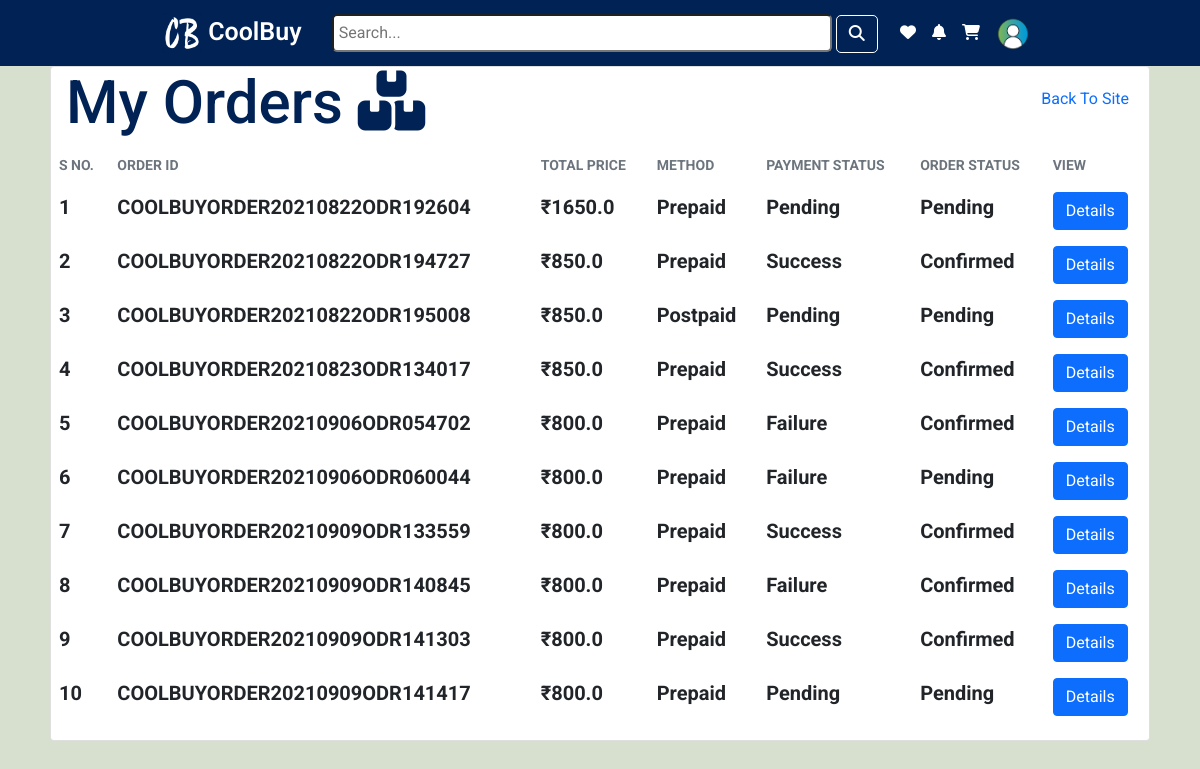
The page /my_orders/ (signed in) on the database its author committed.
### accounts/models.py (models this page shows, shortened)
class Profile(models.Model):
    user = models.OneToOneField(User ,on_delete=models.CASCADE,)
    profile_pic = models.ImageField(upload_to='profile_pics', default='default.png', blank=False, null=True)
    first_name = models.CharField(max_length=50, blank=True)
    last_name = models.CharField(max_length=75, blank=True)
    dob = models.DateField(blank=True, null=True)
    joined_date = models.DateTimeField(default=timezone.now,editable=False)
    update_at = models.DateTimeField(auto_now=True)
    email_confirmed = models.BooleanField(default=False)

### order/models.py (models this page shows, shortened)
class Order(models.Model):
    status_choices = (
        (1, 'PENDING'),
        (2, 'CONFIRMED'),
        (3, 'PACKED'),
        (4, 'SHIPPED'),
        (5, 'IN WAY'),
        (6, 'ARRIVED DESTINATION'),
        (7, 'RECIEVED'),
        (8, 'COMPLETED')
    )
    payment_status_choices = (
        (1, 'SUCCESS'),
        (2, 'FAILURE' ),
        (3, 'PENDING'),
    )
    user = models.ForeignKey(User, on_delete=models.CASCADE,)
    address = models.ForeignKey(Address, default= True, on_delete=models.CASCADE)
    status = models.IntegerField(choices = status_choices, default=1)
    method = models.CharField(max_length=50, blank=False,)
    total_price = models.FloatField(blank=False, default=0)
    payment_status = models.IntegerField(choices = payment_status_choices, default=3)
    order_id = models.CharField(unique=True, max_length=200, null=True, default=None)
    datetime_of_payment = models.DateTimeField(default=timezone.now)
    created_at = models.TimeField(auto_now=True, editable=False)
    razorpay_order_id = models.CharField(max_length=1000, null=True, blank=True)
    razorpay_payment_id = models.CharField(max_length=1000, null=True, blank=True)
    razorpay_signature = models.CharField(max_length=1000, null=True, blank=True)

### order/views.py (the view)
# urls.py: path('my_orders/', Myorder.as_view(),name='myorders'),
@method_decorator(login_required, name='dispatch')
class Myorder(View):
    def get (self, request):
        order = Order.objects.filter(user=request.user)
        return render(request, 'my_order.html', {'user_order': order })

### products/templatetags/custom.py (called while the page is built)
@register.filter(name='currency')
def currency(number):
    return '₹'+str(number)

### order/templates/my_order.html (shortened to what this page needs)
{% load static %}
{% load cart %}
{% load custom %}
<!DOCTYPE html>
<html lang="en">
<head>
    <link rel="stylesheet" href="{% static 'bootcss/bootstrap.min.css' %}">
    <link rel="stylesheet" href="{% static 'myorder.css' %}">
</head>
<body>
    <nav class="navbar navbar-expand-lg navbar-light" style="background-color: #025;">
      <div class="container-fluid">
        <a class="navbar-brand text-white" href="{% url 'accounts:home' %}" style="font-size: 25px; font-weight:600;">
          <img src="{% static 'image/logo/logo.png' %}" class="d-inline-block align-text-center"
            style="margin-left: 150px; height: 40px;">
          CoolBuy
        </a>
        <div class="navbar-nav">
          <form class="form-inline">
            <input class="search" type="search" placeholder="Search..." aria-label="Search" required>
            <button class="btn sea btn-outline-primary"><i class="fas fa-search text-white"></i></button>
          </form>
        </div>
    {% if user.is_authenticated %}
      <div class="navbar-nav">
        <a href="#" class="nav-link text-white text-center"><i class="fas fa-heart"></i></a>
          <a href="#" class="nav-link text-white text-center"><i class="fas fa-bell"></i></a>
          <a class="nav-link text-white" href="#"><i class="fas fa-shopping-cart"></i></a>
          <div class="dropdown">
          <img class="nav-link dropdown-toggle" href="#" id="navbarDarkDropdownMenuLink" role="button" data-bs-toggle="dropdown" aria-expanded="false" style="height:50px; border-radius: 50%; margin-right:150px;"
            src="{{ user.profile.profile_pic.url }}">
          </div>
      </div>
        {% endif %}
      </div>
    </nav>
            <div class="col-lg-11">
                <div class="card">
                    <div class="table-responsive">
                        <table class="table table-borderless table-shopping-cart">
                            <thead class="text-muted">
                              <h1 style="font-size: 60px; color:#025; margin-left:15px; float:left;">My Orders <i class="fas fa-boxes"></i></h1>
                              <a href="#"  style="float: right; margin-top:20px; margin-right: 20px;">Back To Site </a>
                                <tr class="small text-uppercase">
                                  <th scope="col">S NO.</th>
                                    <th scope="col">Order Id</th>
                                    <th scope="col">Total Price</th>
                                    <th scope="col">Method</th>
                                    <th scope="col">Payment Status</th>
                                    <th scope="col">Order Status</th>
                                    <th scope="col">View</th>
                                </tr>
                            </thead>
                            <tbody style="margin-bottom: 20px;">
                              {% for order in user_order %}
                              <tr style="font-weight: 700; font-size:20px;">
                                <th scope="row">{{forloop.counter}}</th>
                                <td>{{order.order_id}}</td>
                                <td>{{order.total_price|currency}}</td>
                                <td>{{order.method}}</td>
                                {% if order.payment_status == 1 %}
                                <td>Success</td>
                                {% endif %}
                                {% if order.payment_status == 2 %}
                                <td>Failure</td>
                                {% endif %}
                                {% if order.payment_status == 3 %}
                                <td>Pending</td>
                                {% endif %}
                                {% if order.status == 1 %}
                                <td>Pending</td>
                                {% endif %}
                                {% if order.status == 2 %}
                                <td>Confirmed</td>
                                {% endif %}
                                <td> <a href="#" class="btn btn-primary">Details</a> </td>
                              </tr>
                              {% endfor %}
                            </tbody>
                        </table>
                    </div>
                </div>
      </div>
</body>
</html>

### order/static/myorder.css (style rules this page uses)
* { padding: 0px; margin: 0px; box-sizing: border-box; font-family: 'Roboto', sans-serif; text-decoration: none; }
body { background-color: #D7E0CE; }
a { text-decoration: none; }
.nav-link { margin:auto; }
.search { width: 500px; padding: 5px; border-radius: 5px; }
.sea { border: 1px solid white; border-radius: 5px; }
.col-lg-11 { margin-left: auto; margin-right: auto; }

### rows shown on the page
Order: order_id "COOLBUYORDER20210822ODR192604", total_price "₹1650.0", method "Prepaid", payment_status "Pending", status "Pending"
Order: order_id "COOLBUYORDER20210822ODR194727", total_price "₹850.0", method "Prepaid", payment_status "Success", status "Confirmed"
Order: order_id "COOLBUYORDER20210822ODR195008", total_price "₹850.0", method "Postpaid", payment_status "Pending", status "Pending"
Order: order_id "COOLBUYORDER20210823ODR134017", total_price "₹850.0", method "Prepaid", payment_status "Success", status "Confirmed"
Order: order_id "COOLBUYORDER20210906ODR054702", total_price "₹800.0", method "Prepaid", payment_status "Failure", status "Confirmed"
Order: order_id "COOLBUYORDER20210906ODR060044", total_price "₹800.0", method "Prepaid", payment_status "Failure", status "Pending"
Order: order_id "COOLBUYORDER20210909ODR133559", total_price "₹800.0", method "Prepaid", payment_status "Success", status "Confirmed"
Order: order_id "COOLBUYORDER20210909ODR140845", total_price "₹800.0", method "Prepaid", payment_status "Failure", status "Confirmed"
Order: order_id "COOLBUYORDER20210909ODR141303", total_price "₹800.0", method "Prepaid", payment_status "Success", status "Confirmed"
Order: order_id "COOLBUYORDER20210909ODR141417", total_price "₹800.0", method "Prepaid", payment_status "Pending", status "Pending"
